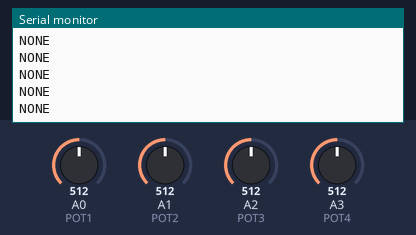
Simulated run of this sketch. Board: Arduino Uno, built with avr-gcc and run on an emulated ATmega328P. On the bench: the last lines printed to the serial monitor. The test bench sets the inputs (shaded band); at power-on: A0 (POT1) = 512, A1 (POT2) = 512, A2 (POT3) = 512, A3 (POT4) = 512.

Above: at 1.2 s.
1.3 s: A0 (POT1) set to 686
2.8 s: A0 (POT1) set to 717
At 3.5 s:
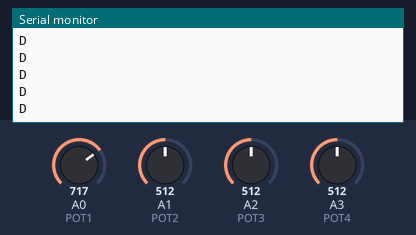
4.7 s: A1 (POT2) set to 694
6.2 s: A1 (POT2) set to 711
At 7.3 s:
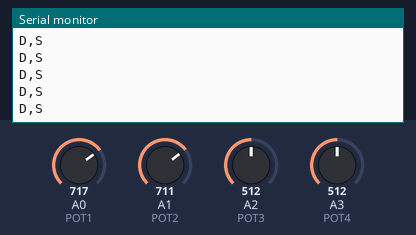
8.1 s: A2 (POT3) set to 689
11.1 s: A2 (POT3) set to 714
At 12.0 s:
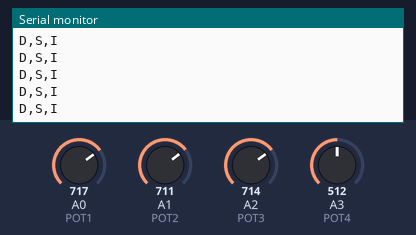

Measured:
- the behaviour switches between 700 and 701 on A0 (POT1) (found by bisection; images 0 and 1)
- the behaviour switches between 700 and 701 on A1 (POT2) (found by bisection; images 1 and 2)
- the behaviour switches between 700 and 701 on A2 (POT3) (found by bisection; images 2 and 3)
- after the input at 2.8 s, the serial monitor: prints a new line at once (image 1)
- after the input at 6.2 s, the serial monitor: prints a new line at once (image 2)
- after the input at 11.1 s, the serial monitor: prints a new line at once (image 3)

The sketch:

Er.ino
```cpp
// Potentiometers
const int POT1 = A0;   // A / D
const int POT2 = A1;   // W / S
const int POT3 = A2;   // U / I
const int POT4 = A3;   // O / P

void setup() {

  Serial.begin(9600);
}

void loop() {

  String output = "";

  // Read potentiometers
  int pot1 = analogRead(POT1);
  int pot2 = analogRead(POT2);
  int pot3 = analogRead(POT3);
  int pot4 = analogRead(POT4);

  // POT1 -> A / D
  if (pot1 < 300) output += "A,";
  else if (pot1 > 700) output += "D,";

  // POT2 -> W / S
  if (pot2 < 300) output += "W,";
  else if (pot2 > 700) output += "S,";

  // POT3 -> U / I
  if (pot3 < 300) output += "U,";
  else if (pot3 > 700) output += "I,";

  // POT4 -> O / P
  if (pot4 < 300) output += "O,";
  else if (pot4 > 700) output += "P,";

  // Send output
  if (output.length() > 0) {

    output.remove(output.length() - 1);
    Serial.println(output);

  } else {

    Serial.println("NONE");
  }

  delay(20);
}
```
